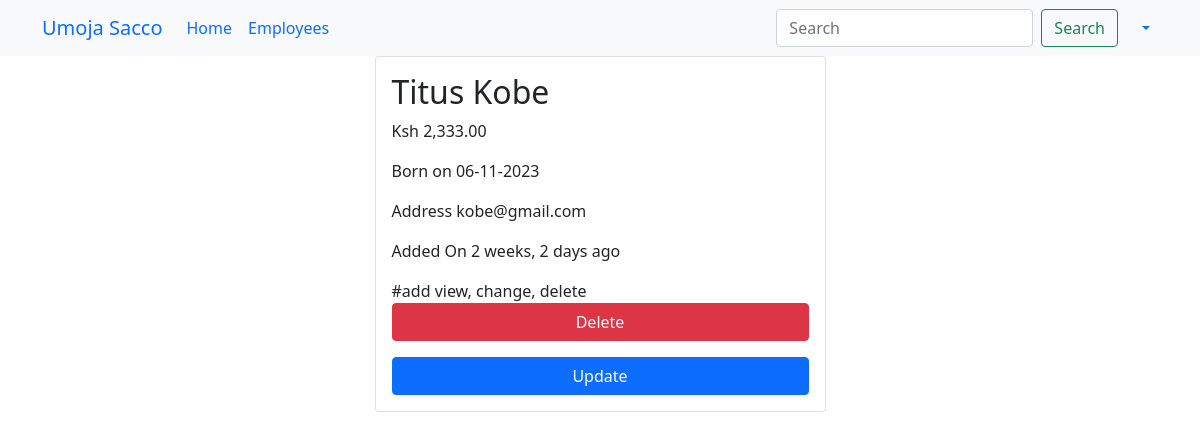
/employees/1 (signed in), run on an earlier commit of the app's database.
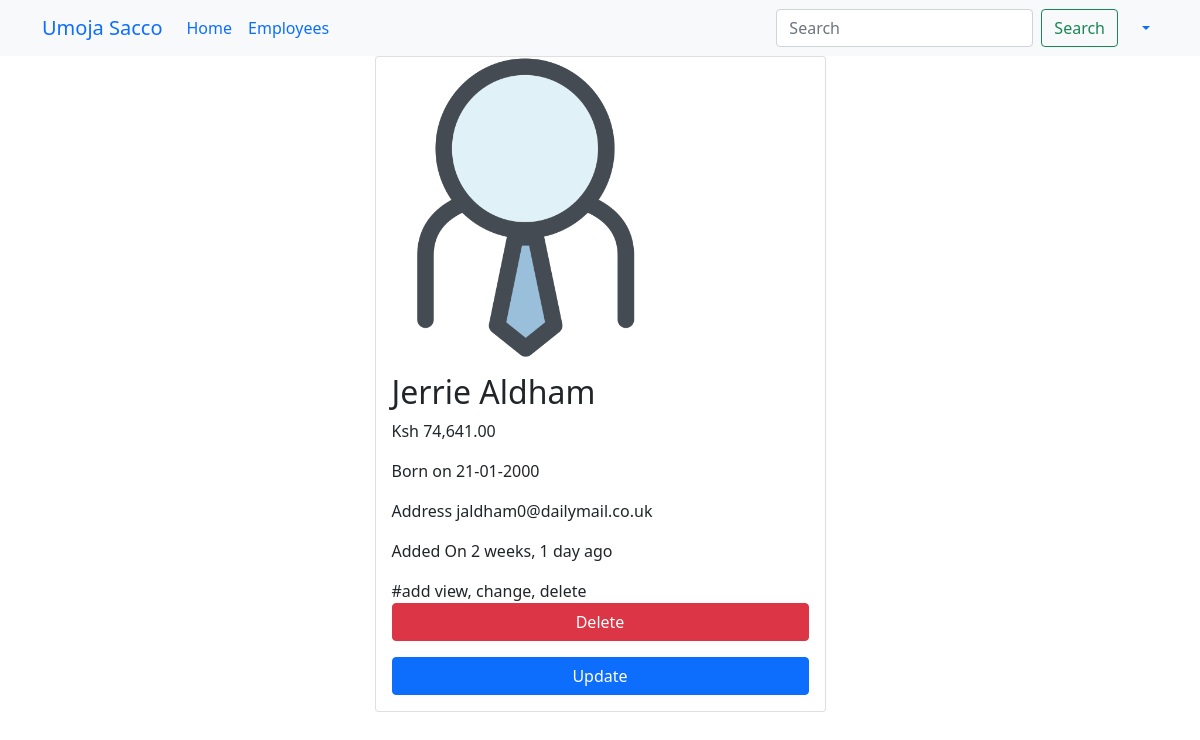
And on a later commit of the database.
### main_app/models.py (models this page shows, shortened)
class Employee(models.Model):
    name = models.CharField(max_length=40)
    email = models.EmailField(unique=True)
    dob = models.DateField(null=True)
    salary = models.DecimalField(max_digits=7, decimal_places=2)  # 67000.58
    disabled = models.BooleanField(default=False)
    profile = models.ImageField(upload_to=unique_img_name, null=True, default="employees/employee.png")
    created_at = models.DateTimeField(auto_now_add=True, null=True)  # Once during creation
    updated_at = models.DateTimeField(auto_now=True, null=True)  # Every time an update happens

### main_app/views.py (the view)
# urls.py: path('employees/<int:emp_id>', views.employee_details, name="details"),
@login_required
@permission_required('main_app.view_employee', raise_exception=True)
def employee_details(request, emp_id):
    employee = Employee.objects.get(pk=emp_id)  # SELECT * FROM employees WHERE id=1
    return render(request, "employee_details.html", {"employee": employee})

### templates/employee_details.html (shortened to what this page needs)
{% extends 'base_template.html' %}
{% load humanize %}
{% block content %}
    {% include 'navbar.html' %}
	<div class="container">
    <div class="row justify-content-center">
        <div class="col-sm-5">
            <div class="card">
                {% if employee.profile %}
                    <img src="{{ employee.profile.url }}" height="300" width="300" alt="">
                {% endif %}
                <div class="card-body">
                    <h2 class="card-title">{{ employee.name }}</h2>
                    <p class="card-text">Ksh {{ employee.salary | intcomma }}</p>
                    <p class="card-text">Born on {{ employee.dob | date:'d-m-Y'}}</p>
                    <p class="card-text">Address {{ employee.email }}</p>
                    <p class="card-text">Added On {{ employee.created_at | naturaltime }}</p>
                #add view, change, delete
                    {% if perms.main_app.delete_employee %}
                    	 <a href="{% url 'delete' employee.id %}" class="btn btn-danger w-100">Delete</a>
                    {% endif %}
                    {% if perms.main_app.change_employee %}
                    	 <a href="{% url 'update' employee.id %}" class="btn btn-primary w-100 mt-3">Update</a>
                    {% endif %}
                </div>
            </div>
        </div>
    </div>
</div>
{% endblock %}

What changed in the data, as far as the page shows it:
changed Employee: profile: picture added; name "Titus Kobe" → "Jerrie Aldham"; salary "2,333.00" → "74,641.00"; dob "06-11-2023" → "21-01-2000"; email "kobe@gmail.com" → "jaldham0@dailymail.co.uk"; created_at "2 weeks, 2 days ago" → "2 weeks, 1 day ago"
